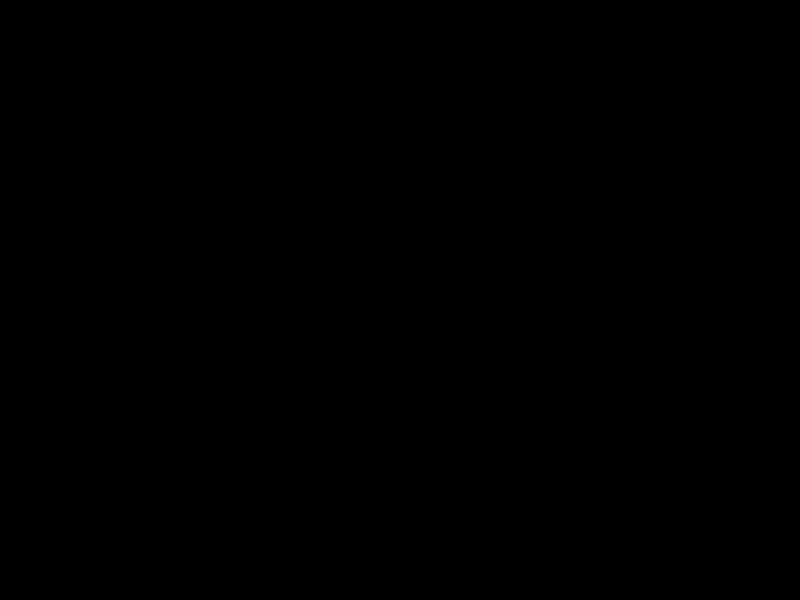
Frame 1 (no input)
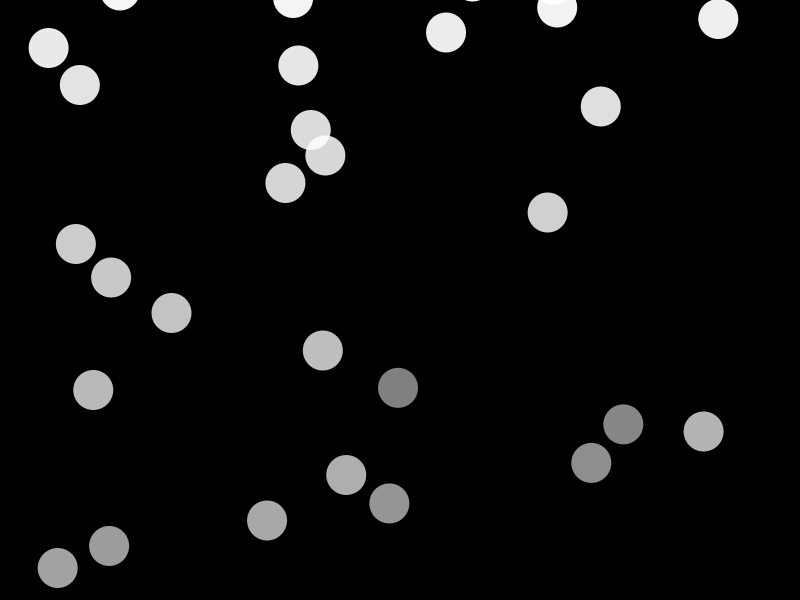
Frame 60 (the mouse pressed at the canvas centre just before this capture)
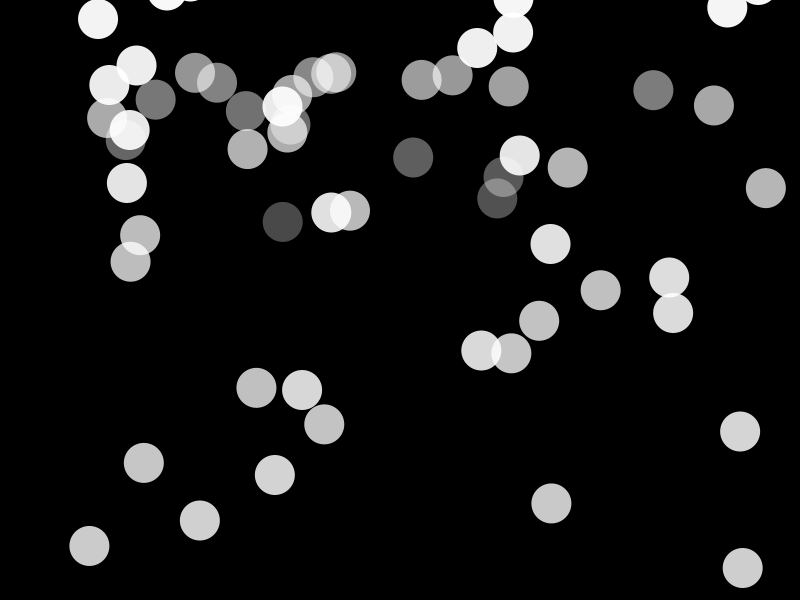
Frame 120 (the mouse held since frame 60 and released just before this capture)

The Processing sketch that drew these frames (run headless with seeded random() and noise(); from frame 60 on, the mouse is pressed at the canvas centre):

// Processing sketch: Bouncy_balls
// ── Bouncy_balls.pde
final float ACC_PER_FRAME = 0.5, BALL_RAD = 20;
ArrayList <ball> Balls = new ArrayList <ball> ();
ball b;

void setup()
{
  size(800, 600);
  noStroke();
  frameRate(60);
}

void draw()
{
  background(0);
  if(frameCount % 2 == 0)
    Balls.add(new ball(random(BALL_RAD, width - BALL_RAD), random(-4, 4)));
  for(int i = 0; i < Balls.size(); i++)
  {
    b = Balls.get(i);
    b.move_handleCollision();
    b.display();
    if(b.lifeTimer <= 0)
      Balls.remove(i--);
  }
}

// ── ball.pde
class ball
{
  float x, y = -BALL_RAD, xspeed, yspeed = 0, lifeTimer = frameRate * 10;

  ball(float tx, float txspeed)
  {
    x = tx;
    xspeed = txspeed;
  }

  void display()
  {
    fill(255, 25.5 * lifeTimer / frameRate);
    ellipse(x, y, 2 * BALL_RAD, 2 * BALL_RAD);
  }

  void move_handleCollision()
  {
    if (x - BALL_RAD + xspeed < 0)
    {
      float f = dist(x - BALL_RAD, y, 0, y) / abs(xspeed);
      x -= f;
      x += (1 - f);
      xspeed *= -1;
    } else if (x + BALL_RAD + xspeed > width)
    {
      float f = dist(x + BALL_RAD, y, width, y) / xspeed;
      x += f;
      x -= (1 - f);
      xspeed *= -1;
    } else x += xspeed;
    
    if(y + BALL_RAD + yspeed > height)
    {
      float f = dist(x, y + BALL_RAD, x, height) / yspeed;
      y += f;
      y -= (1 - f);
      yspeed += (ACC_PER_FRAME * f);
      yspeed *= -0.9;
      yspeed += (ACC_PER_FRAME * (1 - f));
    }
    else
    {
      y += yspeed;
      yspeed += ACC_PER_FRAME;
    }
    lifeTimer -= 2;
  }
}
